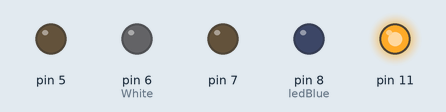
This sketch was run on a simulated Arduino Uno, built with avr-gcc and run on an emulated ATmega328P. Parts: output pins drawn as LEDs (lit = HIGH).

Above: at 0.5 s.
At 2.5 s:
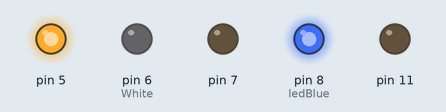
At 5.0 s:
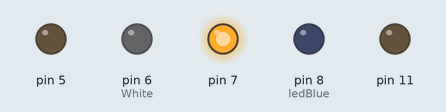
At 7.5 s:
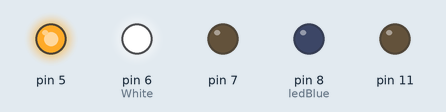
At 10.5 s:
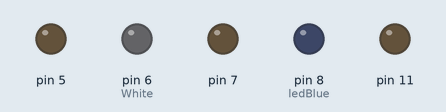
Timing chart, 0 to 11.7 s (numbered marks = the images above):
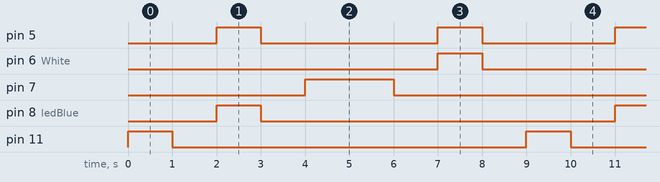

Measured:
- by itself, pin 5: repeats every 9.0 s: LOW 4.0 s, HIGH 1.0 s, LOW 3.0 s, HIGH 1.0 s
- by itself, pin 6 (White), pin 8 (ledBlue), pin 11: alternates HIGH for 1.0 s and LOW for 8.0 s
- by itself, pin 7: alternates HIGH for 2.0 s and LOW for 7.0 s

The sketch:

project1.ino
```cpp
int White = 6;
int ledBlue = 8;
void setup() {
  // put your setup code here, to run once:
pinMode(11,OUTPUT);
pinMode(ledBlue,OUTPUT);
pinMode(7,OUTPUT);
pinMode(White,OUTPUT);
pinMode(5,OUTPUT);
}

void loop() {
  // put your main code here, to run repeatedly:
digitalWrite(11,HIGH);
delay(1000);
digitalWrite(11,LOW);
delay(1000);
digitalWrite(ledBlue,HIGH);
digitalWrite(5,HIGH);
delay(1000);
digitalWrite(ledBlue,LOW);
digitalWrite(5,LOW);
delay(1000);
digitalWrite(7,HIGH);
delay(2000);
digitalWrite(7,LOW);
delay(1000);
digitalWrite(White,HIGH);
digitalWrite(5,HIGH);

delay(1000);
digitalWrite(White,LOW);
digitalWrite(5,LOW);

delay(1000);


}
```
